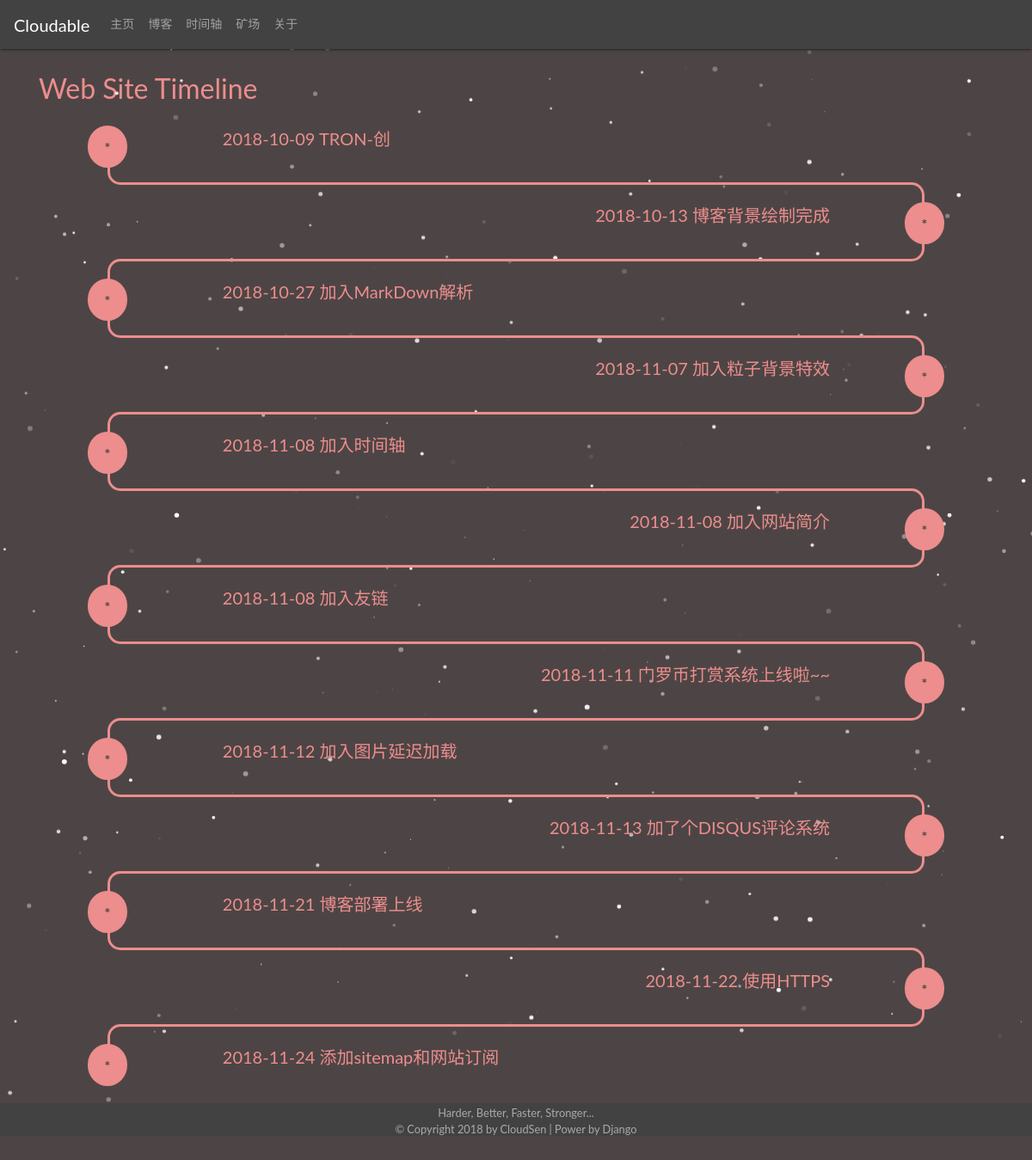
Screenshot of /cloudsen_home/timeline/site-timeline/ with the database file from the repository.
### cloudsen_blog/models.py (models this page shows, shortened)
class SiteTimeLine(models.Model):
    title = models.CharField(max_length=30)
    content = MarkdownxField()
    create_time = models.DateTimeField()
    update_time = models.DateTimeField(auto_now=True)
    is_deleted = models.BooleanField(default=False)
    @property
    def formatted_markdown(self):
        return markdownify(self.content)

### cloudsen_blog/views.py (the view)
# urls.py: path('timeline/site-timeline/', views.go_site_timeline_page, name='go_site_timeline'),
def go_site_timeline_page(request: HttpRequest):
    timelines = list_all_site_timeline()
    context = {'timelines': timelines}
    return render(request, 'cloudsen_blog/timeline/site-timeline.html', context)

### cloudsen_blog/views.py (called while the page is built)
def list_all_site_timeline():
    return models.SiteTimeLine.objects.filter(is_deleted=False).order_by('create_time')

### cloudsen_blog/templates/cloudsen_blog/timeline/site-timeline.html (shortened to what this page needs)
{% extends 'cloudsen_blog/common-templates/base.html' %}
{% load staticfiles %}
{% block body %}
    <div class="container-fluid blue-bg">
        <div class="container min-width-350">
            <h2 class="pb-3 pt-2">Web Site Timeline</h2>
            {% for timeline in timelines %}
                {% if forloop.counter|divisibleby:2 %}
                    <div class="row align-items-center justify-content-end how-it-works">
                        <div class="col-6 text-right">
                            <h5>
                                <i class="material-icons icon-normal">&#xE192;</i>
                                {{ timeline.create_time| date:'Y-m-d' }}
                                {{ timeline.title }}
                            </h5>
                        </div>
                        {% if forloop.counter != timelines.count %}
                            <div class="col-2 text-center full">
                                <div class="circle">*</div>
                            </div>
                        {% elif forloop.counter == timelines.count %}
                            <div class="col-2 text-center top-right">
                                <div class="circle">*</div>
                            </div>
                        {% endif %}
                    </div>
                    {% if forloop.counter != timelines.count %}
                        <div class="row timeline">
                            <div class="col-2">
                                <div class="corner right-bottom"></div>
                            </div>
                            <div class="col-8">
                                <hr/>
                            </div>
                            <div class="col-2">
                                <div class="corner top-left"></div>
                            </div>
                        </div>
                    {% endif %}
                {% else %}
                    <div class="row align-items-center how-it-works">
                        {% if forloop.first %}
                            <div class="col-2 text-center bottom">
                                <div class="circle">*</div>
                            </div>
                        {% elif forloop.counter != timelines.count %}
                            <div class="col-2 text-center full-left">
                                <div class="circle">*</div>
                            </div>
                        {% elif forloop.counter == timelines.count %}
                            <div class="col-2 text-center top">
                                <div class="circle">*</div>
                            </div>
                        {% endif %}
                        <div class="col-6">
                            <h5>
                                <i class="material-icons icon-normal">&#xE192;</i>
                                {{ timeline.create_time| date:'Y-m-d' }}
                                {{ timeline.title }}
                            </h5>
                        </div>
                    </div>
                    {% if forloop.counter != timelines.count %}
                        <div class="row timeline">
                            <div class="col-2">
                                <div class="corner top-right"></div>
                            </div>
                            <div class="col-8">
                                <hr/>
                            </div>
                            <div class="col-2">
                                <div class="corner left-bottom"></div>
                            </div>
                        </div>
                    {% endif %}
                {% endif %}
            {% endfor %}
        </div>
    </div>
{% endblock %}
{% block extension-of-header %}
    <link rel="stylesheet" href="{% static 'cloudsen_blog/css/site_timeline.css' %}"/>
{% endblock %}

### cloudsen_blog/templates/cloudsen_blog/common-templates/base.html (shortened to what this page needs)
{% load staticfiles %}
<!doctype html>
<html lang="en">
<head>
    <link rel="stylesheet"
          href="{% static '/redqueen/css/bootstrap-material-design/bootstrap-material-design.min.css' %}">
    <link rel="stylesheet"
          href="{% static '/redqueen/css/bootstrap-material-design/bootstrap-material-fonts-icons.css' %}">
    <link rel="stylesheet" href="{% static '/cloudsen_blog/css/base.css' %}">
    <link rel="stylesheet" href="{% static '/redqueen/css/markdown/github-markdown.css' %}">
    {% block extension-of-header %}{% endblock %}
</head>
<body>
<div id="particles-js"></div>
{% include  'cloudsen_blog/common-templates/header.html' %}
<main class="container-fluid" role="main">
    <div class="row" style="height: 56px;">
        <div class="col-sm-12 col-md-12 col-lg-12"></div>
    </div>
    <div class="row" style="height: 20px;">
        <div class="col-sm-12 col-md-12 col-lg-12">
        </div>
    </div>
    {% block body %}{% endblock %}
</main>
{% include  'cloudsen_blog/common-templates/footer.html' %}
</body>
</html>

### cloudsen_blog/templates/cloudsen_blog/common-templates/header.html (shortened to what this page needs)
<nav class="navbar navbar-expand-md navbar-dark bg-dark fixed-top" style="z-index: 999">
    <a class="navbar-brand mb-0 h1" href="{% url 'go_cloudsen_home' %}">Cloudable</a>
    <div class="collapse navbar-collapse" id="navbarSupportedContent">
        <ul class="navbar-nav mr-auto">
            <li class="nav-item">
                <a class="nav-link" href="{% url 'go_cloudsen_home' %}">主页
                </a>
            </li>
            <li class="nav-item">
                <a class="nav-link" href="{% url 'go_blog_page' %}">博客</a>
            </li>
            <li class="nav-item">
                <a class="nav-link" href="{% url 'go_site_timeline' %}">时间轴</a>
            </li>
            <li class="nav-item">
                <a class="nav-link" href="{% url 'go_monero_mine' %}">矿场</a>
            </li>
            <li class="nav-item">
                <a class="nav-link" href="{% url 'go_about_me' %}">关于</a>
            </li>
            <li class="nav-item">
                <a class="nav-link" href="{% url 'rss' %}">
                    <i class="material-icons">&#xE0E5;</i>
                </a>
            </li>
        </ul>
    </div>
</nav>

### cloudsen_blog/templates/cloudsen_blog/common-templates/footer.html
<footer class="container-fluid footer text-center bg-dark text-gray">
    <div class="row">
        <div class="col-sm-12 col-md-12">
            <small>Harder, Better, Faster, Stronger...</small>
        </div>
    </div>
    <div class="row">
        <div class="col-sm-12 col-md-12 col-lg-12 d-none d-sm-block d-md-block d-lg-block">
            <small>© Copyright 2018 by CloudSen | Power by Django </small>
        </div>
    </div>
</footer>

### cloudsen_blog/static/cloudsen_blog/css/base.css (style rules this page uses)
html, body { font-family: 'Josefin Sans', -apple-system, BlinkMacSystemFont, "Helvetica Neue", "PingFang SC", "'Hiragino Sans GB", STHeiti, "Microsoft Yahei", "Source Han Sans SC", "Noto Sans CJK SC", "WenQuanYi Micro Hei", Arial, Verdana, sans-serif; height: 100%; padding: 0; margin: 0; }
body { display: flex; flex-direction: column; }
main { flex: 1 0 auto; }
footer { flex: 0 0 auto; }
#particles-js { position: absolute; left: 0; top: 0; right: 0; bottom: 0; z-index: 0; }
.text-gray { color: #aaaaaa; }
.icon-normal { vertical-align: middle; }
.min-width-350 { min-width: 350px; }

### cloudsen_blog/static/cloudsen_blog/css/site_timeline.css (style rules this page uses)
html, body { font: 100% "Lato", sans-serif; font-weight: lighter; height: 100%; background-color: #4D4545; }
.blue-bg { background-color: #4D4545; color: #ED8D8D; height: 100%; }
.circle { font-weight: bold; padding: 15px 20px; border-radius: 50%; background-color: #ED8D8D; color: #4D4545; max-height: 50px; z-index: 2; }
.how-it-works.row { display: flex; }
.how-it-works.row .col-2 { display: inline-flex; align-self: stretch; align-items: center; justify-content: center; }
.how-it-works.row .col-2::after { content: ""; position: absolute; border-left: 3px solid #ED8D8D; z-index: 1; }
.how-it-works.row .col-2.bottom::after { height: 50%; left: 50%; top: 50%; }
.how-it-works.row .col-2.full::after { height: 100%; left: calc(50% - 3px); }
.how-it-works.row .col-2.full-left::after { height: 100%; left: calc(50%); }
.how-it-works.row .col-2.top::after { height: 50%; left: 50%; top: 0; }
.timeline div { padding: 0; height: 40px; }
.timeline hr { border-top: 3px solid #ED8D8D; margin: 0; top: 17px; position: relative; }
.timeline .col-2 { display: flex; overflow: hidden; }
.timeline .corner { border: 3px solid #ED8D8D; width: 100%; position: relative; border-radius: 15px; }
.timeline .top-right { left: 50%; top: -50%; }
.timeline .left-bottom { left: -50%; top: calc(50% - 3px); }
.timeline .top-left { left: -50%; top: -50%; }
.timeline .right-bottom { left: 50%; top: calc(50% - 3px); }

### rows the page displays
SiteTimeLine: create_time "2018-10-09", title "TRON-创"
SiteTimeLine: create_time "2018-10-13", title "博客背景绘制完成"
SiteTimeLine: create_time "2018-10-27", title "加入MarkDown解析"
SiteTimeLine: create_time "2018-11-07", title "加入粒子背景特效"
SiteTimeLine: create_time "2018-11-08", title "加入时间轴"
SiteTimeLine: create_time "2018-11-08", title "加入网站简介"
SiteTimeLine: create_time "2018-11-08", title "加入友链"
SiteTimeLine: create_time "2018-11-11", title "门罗币打赏系统上线啦~~"
SiteTimeLine: create_time "2018-11-12", title "加入图片延迟加载"
SiteTimeLine: create_time "2018-11-13", title "加了个DISQUS评论系统"
SiteTimeLine: create_time "2018-11-21", title "博客部署上线"
SiteTimeLine: create_time "2018-11-22", title "使用HTTPS"
SiteTimeLine: create_time "2018-11-24", title "添加sitemap和网站订阅"
